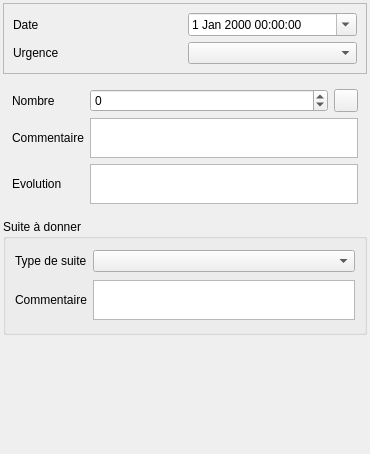
<?xml version="1.0" encoding="UTF-8"?>
<ui version="4.0">
 <class>Form</class>
 <widget class="QWidget" name="Form">
  <property name="geometry">
   <rect>
    <x>0</x>
    <y>0</y>
    <width>370</width>
    <height>454</height>
   </rect>
  </property>
  <property name="windowTitle">
   <string>Form</string>
  </property>
  <layout class="QVBoxLayout" name="verticalLayout">
   <property name="margin">
    <number>3</number>
   </property>
   <item>
    <widget class="QFrame" name="frame">
     <property name="frameShape">
      <enum>QFrame::StyledPanel</enum>
     </property>
     <property name="frameShadow">
      <enum>QFrame::Raised</enum>
     </property>
     <layout class="QGridLayout" name="gridLayout_3">
      <item row="0" column="0">
       <widget class="QLabel" name="label">
        <property name="text">
         <string>Date</string>
        </property>
       </widget>
      </item>
      <item row="1" column="0">
       <widget class="QLabel" name="label_5">
        <property name="text">
         <string>Urgence</string>
        </property>
       </widget>
      </item>
      <item row="1" column="1">
       <widget class="QComboBox" name="comboBox_urgence"/>
      </item>
      <item row="0" column="1">
       <widget class="QDateTimeEdit" name="dateTimeEdit">
        <property name="calendarPopup">
         <bool>true</bool>
        </property>
       </widget>
      </item>
     </layout>
    </widget>
   </item>
   <item>
    <widget class="QStackedWidget" name="stackedWidget">
     <property name="currentIndex">
      <number>0</number>
     </property>
     <widget class="QWidget" name="page">
      <layout class="QGridLayout" name="gridLayout" columnstretch="1,5,1">
       <item row="5" column="0">
        <widget class="QLabel" name="label_6">
         <property name="text">
          <string>Evolution</string>
         </property>
        </widget>
       </item>
       <item row="1" column="0">
        <widget class="QLabel" name="label_2">
         <property name="text">
          <string>Nombre</string>
         </property>
        </widget>
       </item>
       <item row="1" column="1">
        <widget class="QSpinBox" name="spinBox_nombre">
         <property name="minimum">
          <number>-1</number>
         </property>
        </widget>
       </item>
       <item row="3" column="0">
        <widget class="QLabel" name="label_7">
         <property name="text">
          <string>Commentaire</string>
         </property>
        </widget>
       </item>
       <item row="1" column="2">
        <widget class="QToolButton" name="toolButton_calc_nb">
         <property name="text">
          <string/>
         </property>
         <property name="icon">
          <iconset>
           <normaloff>:/plugins/Lamia/icons/numpad.png</normaloff>:/plugins/Lamia/icons/numpad.png</iconset>
         </property>
        </widget>
       </item>
       <item row="3" column="1" colspan="2">
        <widget class="QTextEdit" name="textEdit_comm">
         <property name="sizePolicy">
          <sizepolicy hsizetype="Expanding" vsizetype="Expanding">
           <horstretch>0</horstretch>
           <verstretch>0</verstretch>
          </sizepolicy>
         </property>
         <property name="maximumSize">
          <size>
           <width>16777215</width>
           <height>40</height>
          </size>
         </property>
        </widget>
       </item>
       <item row="5" column="1" colspan="2">
        <widget class="QTextEdit" name="textEdit_evolution">
         <property name="sizePolicy">
          <sizepolicy hsizetype="Expanding" vsizetype="Expanding">
           <horstretch>0</horstretch>
           <verstretch>0</verstretch>
          </sizepolicy>
         </property>
         <property name="maximumSize">
          <size>
           <width>16777215</width>
           <height>40</height>
          </size>
         </property>
        </widget>
       </item>
      </layout>
     </widget>
     <widget class="QWidget" name="page_2">
      <layout class="QGridLayout" name="gridLayout_2">
       <item row="0" column="0">
        <widget class="QLabel" name="label_3">
         <property name="text">
          <string>NOD</string>
         </property>
        </widget>
       </item>
       <item row="1" column="1">
        <spacer name="verticalSpacer_2">
         <property name="orientation">
          <enum>Qt::Vertical</enum>
         </property>
         <property name="sizeHint" stdset="0">
          <size>
           <width>20</width>
           <height>40</height>
          </size>
         </property>
        </spacer>
       </item>
      </layout>
     </widget>
     <widget class="QWidget" name="page_3">
      <layout class="QVBoxLayout" name="verticalLayout_2">
       <item>
        <widget class="QLabel" name="label_9">
         <property name="text">
          <string>Equip</string>
         </property>
        </widget>
       </item>
      </layout>
     </widget>
    </widget>
   </item>
   <item>
    <widget class="QGroupBox" name="groupBox">
     <property name="title">
      <string>Suite à donner</string>
     </property>
     <layout class="QGridLayout" name="gridLayout_4">
      <item row="1" column="0">
       <widget class="QLabel" name="label_8">
        <property name="text">
         <string>Commentaire</string>
        </property>
       </widget>
      </item>
      <item row="0" column="0">
       <widget class="QLabel" name="label_4">
        <property name="text">
         <string>Type de suite</string>
        </property>
       </widget>
      </item>
      <item row="0" column="1">
       <widget class="QComboBox" name="comboBox_typesuite"/>
      </item>
      <item row="1" column="1">
       <widget class="QTextEdit" name="textEdit_suite">
        <property name="sizePolicy">
         <sizepolicy hsizetype="Expanding" vsizetype="Expanding">
          <horstretch>0</horstretch>
          <verstretch>0</verstretch>
         </sizepolicy>
        </property>
        <property name="maximumSize">
         <size>
          <width>16777215</width>
          <height>40</height>
         </size>
        </property>
       </widget>
      </item>
     </layout>
    </widget>
   </item>
   <item>
    <spacer name="verticalSpacer">
     <property name="orientation">
      <enum>Qt::Vertical</enum>
     </property>
     <property name="sizeHint" stdset="0">
      <size>
       <width>20</width>
       <height>40</height>
      </size>
     </property>
    </spacer>
   </item>
  </layout>
 </widget>
 <resources/>
 <connections/>
</ui>
